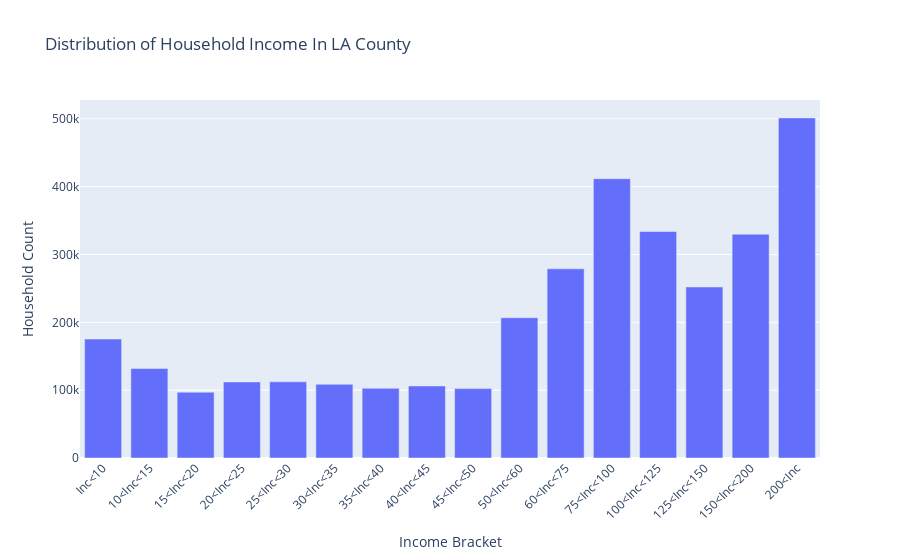

The cell this chart's notebook holds for it:
### Markdown cell above
## Let's Visualize the Distribution of Household Income In LA County

### Code cell
# Sum each income bracket across all tracts to get totals for the entire county
income_totals = df[['Inc<10', '10<Inc<15', '15<Inc<20', '20<Inc<25', '25<Inc<30',
                    '30<Inc<35', '35<Inc<40', '40<Inc<45', '45<Inc<50', '50<Inc<60',
                    '60<Inc<75', '75<Inc<100', '100<Inc<125', '125<Inc<150', '150<Inc<200',
                    '200<Inc']].sum()

# Convert totals to a DataFrame for easy plotting
income_totals_df = income_totals.reset_index()
income_totals_df.columns = ['Income_Bracket', 'Household_Count']


# Plot a bar chart using Plotly Express
fig = px.bar(income_totals_df, x='Income_Bracket', y='Household_Count',
             title="Distribution of Household Income In LA County",
             labels={'Income_Bracket': 'Income Bracket', 'Household_Count': 'Household Count'})

# Customize layout for readability
fig.update_layout(xaxis_tickangle=-45)  # Tilt x-axis labels for readability
fig.show()

### Figure 1 — Plotly figure (JSON) as saved in the notebook; plotly's stock layout.template omitted (floating-point values rounded to 4 significant figures)
{"data": [{"alignmentgroup": "True", "hovertemplate": "Income Bracket=%{x}<br>Household Count=%{y}<extra></extra>", "legendgroup": "", "marker": {"color": "#636efa", "pattern": {"shape": ""}}, "name": "", "offsetgroup": "", "orientation": "v", "showlegend": false, "textposition": "auto", "type": "bar", "x": ["Inc<10", "10<Inc<15", "15<Inc<20", "20<Inc<25", "25<Inc<30", "30<Inc<35", "35<Inc<40", "40<Inc<45", "45<Inc<50", "50<Inc<60", "60<Inc<75", "75<Inc<100", "100<Inc<125", "125<Inc<150", "150<Inc<200", "200<Inc"], "xaxis": "x", "y": [175325, 131939, 96987, 112130, 112246, 108597, 102732, 106157, 102280, 206730, 278867, 411710, 333917, 252155, 329974, 501347], "yaxis": "y"}], "layout": {"autosize": true, "barmode": "relative", "legend": {"tracegroupgap": 0}, "title": {"text": "Distribution of Household Income In LA County"}, "xaxis": {"anchor": "y", "autorange": true, "domain": [0, 1], "range": [-0.5, 15.5], "showspikes": false, "tickangle": -45, "title": {"text": "Income Bracket"}, "type": "category"}, "yaxis": {"anchor": "x", "autorange": true, "domain": [0, 1], "range": [0, 527700.0], "showspikes": false, "title": {"text": "Household Count"}, "type": "linear"}}}
